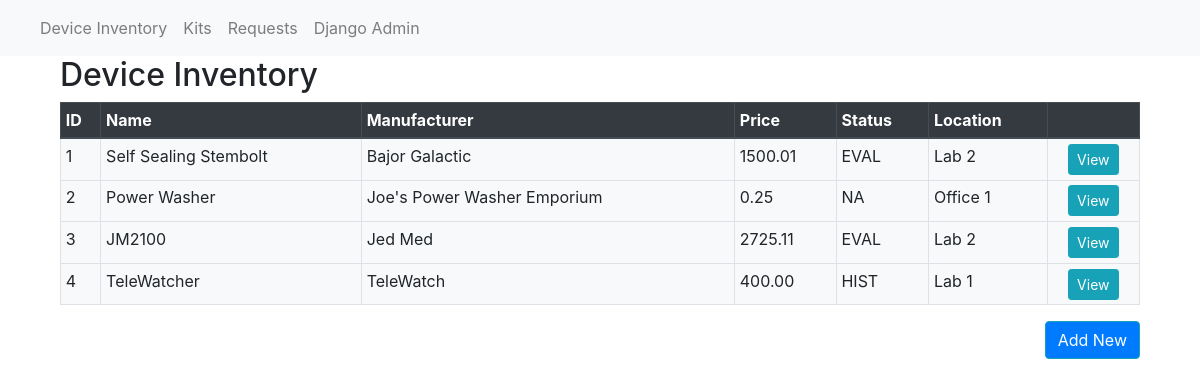
Before: / with the older database file.
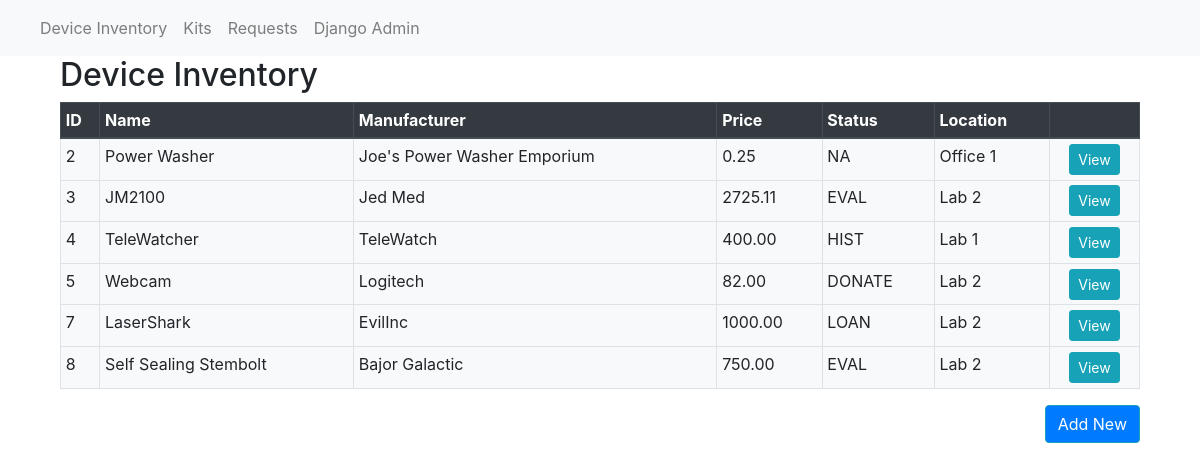
After: the same page with the newer database file.
### tracker/models.py (models this page shows, shortened)
class Item(models.Model):
    DE = "EXAM_CAM"
    DC = "CAMERA"
    DM = "MOBILE"
    DS = "STETH"
    DD = "DENTAL"
    DX = "MULTIPURPOSE"
    DZ = "OTHER/MISC"
    TL = "TOOL"
    SP = "SUPPLIES"
    PA = "PRODUCTION_AUDIO"
    PV = "PRODUCTION_VIDEO"
    ZZ = "OTHER"
    DEVICE_CAT_CHOICES= [
        (DE, 'Exam Cameras'),
        (DC, 'Camera'),
        (DM, 'Mobile'),
        (DS, 'Stethoscope'),
        (DD, 'Dental'),
        (DX, 'Other Device'),
        (TL, 'Tool'),
        (SP, 'Supplies'),
        (PA, 'Production: Audio'),
        (PV, 'Production: Video'),
        (ZZ, 'Other/Misc.'),
    ]
    name = models.CharField(max_length= 30)
    date_added = models.DateField(auto_now_add=True)
    manufacturer = models.CharField(max_length=150, blank=True)
    purchase_price = models.DecimalField(max_digits=7, decimal_places=2,validators=[MinValueValidator(Decimal('0.00'))])
    serial_number = models.CharField(max_length = 30, blank = True)
    device_category = models.CharField(
        max_length= 30,
        choices = DEVICE_CAT_CHOICES)
    location= models.ForeignKey(Location, on_delete=models.CASCADE)
    status = models.ForeignKey(Item_Status, on_delete=models.CASCADE)
    status_date = models.DateField(blank = True, null = True)
    notes = models.TextField(blank=True)
    def __str__(self):
        return self.name

class Item_Status(models.Model):
    class Meta:
        verbose_name_plural="item status"
    name = models.CharField(max_length= 30)
    description = models.CharField(max_length=255)

class Location(models.Model):
    name = models.CharField(max_length= 30)
    description = models.CharField(max_length=255)

### tracker/views.py (the view)
# urls.py: path('', views.items, name='items'),
def items(request):
    items = Item.objects.all()
    context = {'items':items}
    return render(request, 'tracker/items.html', context)

### tracker/templates/tracker/items.html
{% extends 'tracker/base.html' %}
{% block content %}
<h2>Device Inventory</h2>
  <table class="table table-bordered table-hover table-sm bg-light">
      <thead class="thead-dark">
          <th scope="col">ID</th>
          <th scope="col">Name</th>
          <th scope="col">Manufacturer</th>
          <th scope="col">Price</th>
          <th scope="col">Status</th>
          <th scope="col">Location</th>
          <th scope="col"></th>
      </thead>
      <tbody>
        {% for item in items %}
        <tr>
        <td>{{item.id}}</td>
        <td>{{item}}</td>
        <td>{{item.manufacturer}}</td>
        <td>{{item.purchase_price}}</td>
        <td>{{item.status.name}}</td>
        <td>{{item.location.name}}</td>
        <td class = "text-center">
          <a class="btn btn-sm btn-info" href="{% url 'item-detail' item.id %}">View</a></td>
        {% endfor %}
        </tr>
      </tbody>
      </table>
      <a class="btn bg-primary btn-md btn-info float-right " href="{% url 'new_item'  %}">Add New</a>
      {% endblock %}

### tracker/templates/tracker/base.html (shortened to what this page needs)
{% load static %}
<!DOCTYPE html>
<html lang="en"></html>
<html>
    <nav class="navbar navbar-expand-md navbar-light bg-light">
        <div class="collapse navbar-collapse" id="navbarNav">
            <ul class="navbar-nav px-3">
                        <li>
                            <a class="nav-link" href="{% url 'items'%}">Device Inventory</a>
                        </li>
                        <li>
                            <a class="nav-link" href="{% url 'kit-list'%}">Kits</a>
                        </li>
                        <li>
                            <a class="nav-link" href="{% url 'req-list'%}">Requests</a>
                        </li>
                        <li >
                            <a class="nav-link px-2"  href="{% url 'admin:index' %}">Django Admin</a>
                        </li>
            </ul>
        </div>
    </nav>
    <head>
        <link rel="stylesheet" href="https://cdn.jsdelivr.net/npm/bootstrap@4.6.0/dist/css/bootstrap.min.css">
        <script src="https://cdn.jsdelivr.net/npm/bootstrap@4.6.0/dist/js/bootstrap.bundle.min.js"></script>    </head>
    <body>
        <main class="container">
            <div class="container-fluid"> {% block content %}{% endblock %}
                </div>
        </main>
    </body>
</html>

Changed rows visible on the page:
removed Item: id "1", name "Self Sealing Stembolt", manufacturer "Bajor Galactic", purchase_price "1500.01", status.name "EVAL", location.name "Lab 2"
added Item: id "5", name "Webcam", manufacturer "Logitech", purchase_price "82.00", status.name "DONATE", location.name "Lab 2"
added Item: id "7", name "LaserShark", manufacturer "EvilInc", purchase_price "1000.00", status.name "LOAN", location.name "Lab 2"
added Item: id "8", name "Self Sealing Stembolt", manufacturer "Bajor Galactic", purchase_price "750.00", status.name "EVAL", location.name "Lab 2"
